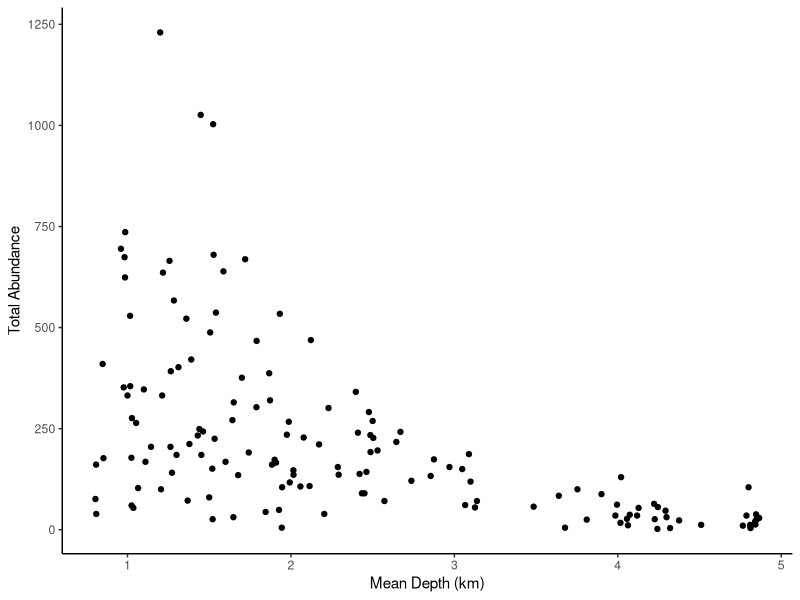
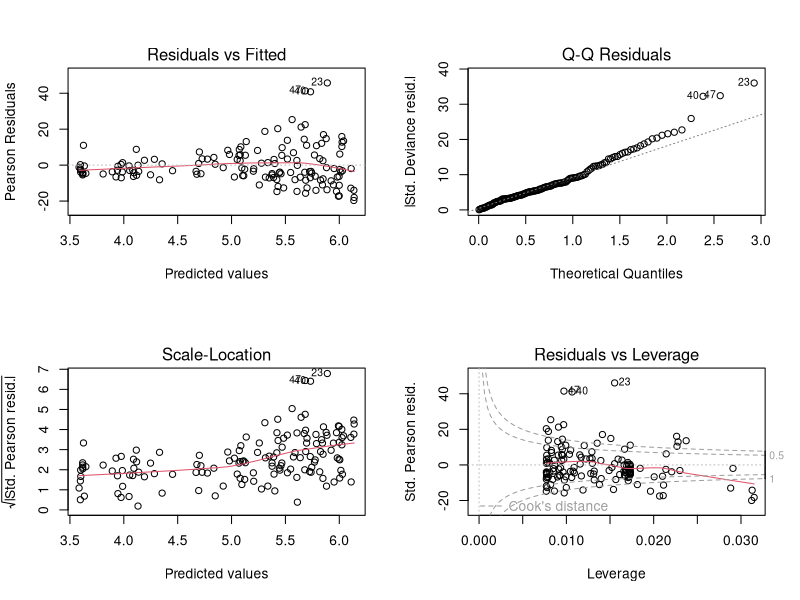
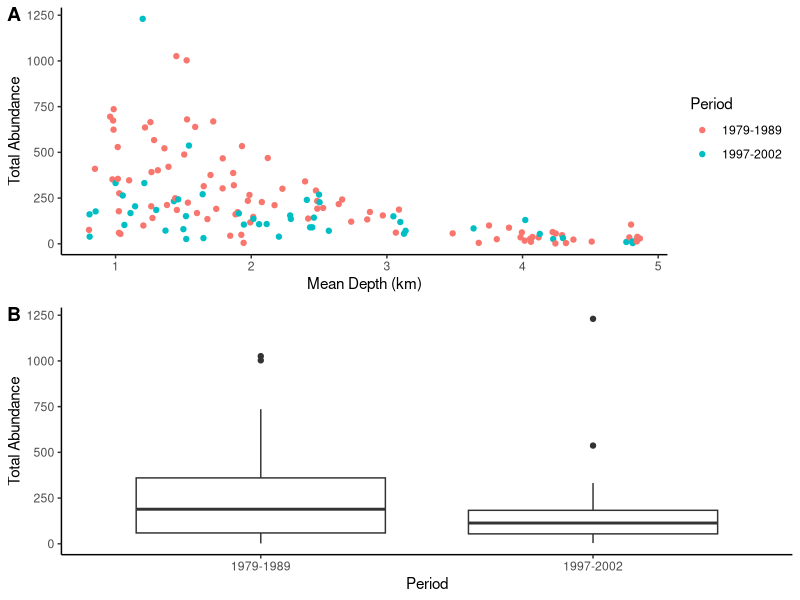
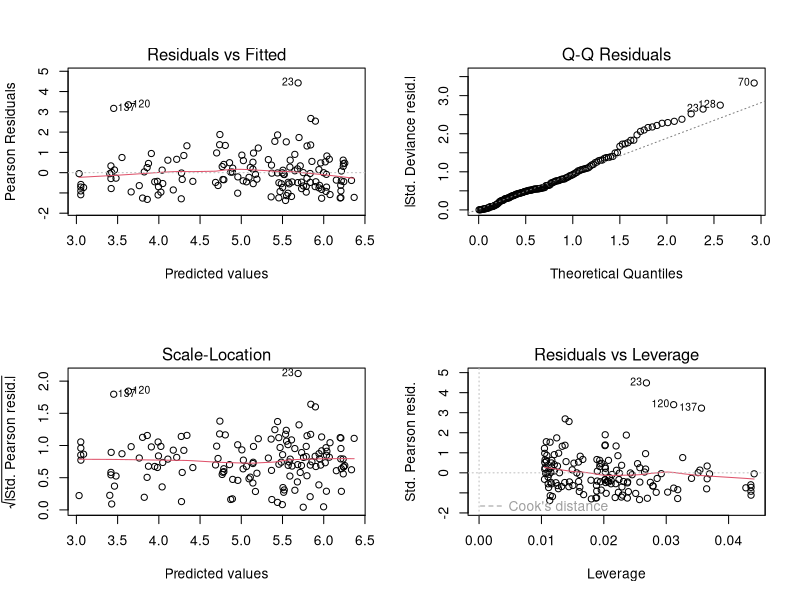
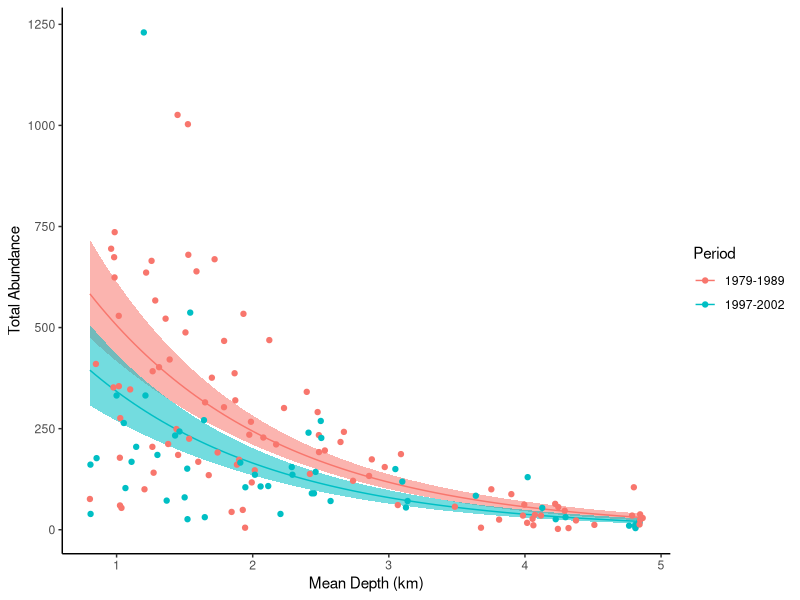
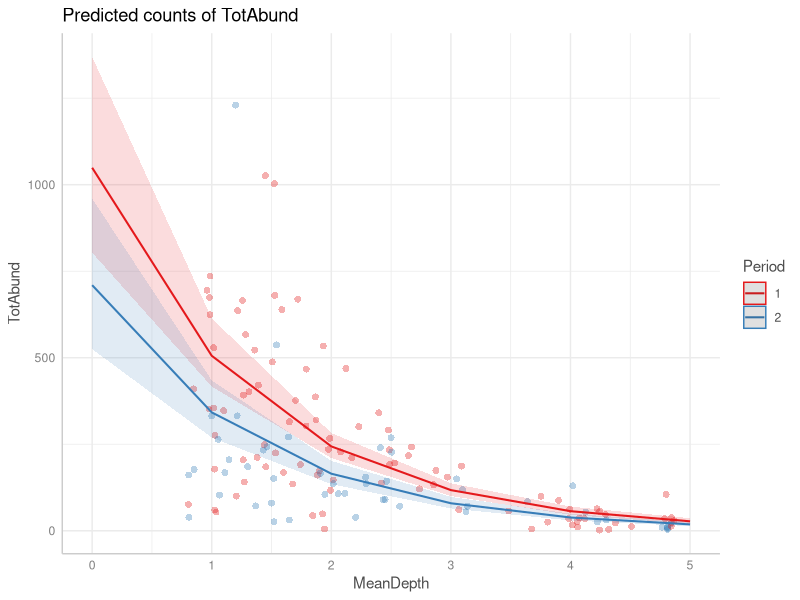

Generate these figures, in order, with R:
# housekeeping
rm(list = ls())

# loading packages
require(ggplot2)
require(MASS)
require(ggpubr)

# load and inspect data
fish <- read.csv("../data/fisheries.csv", stringsAsFactors = T)
str(fish)
    # dens= density
    # Period 1: 1979-1989. Period 2: 1997-2002
    # Xkm, Ykm- lengths of x and y areas sampled

ggplot(fish, aes(x=MeanDepth, y=TotAbund))+
    geom_point()+
    labs(x= "Mean Depth (km)", y = "Total Abundance")+
    theme_classic()

# fitting the model
M1 <- glm(TotAbund~MeanDepth, data = fish, family = "poisson")
summary(M1)

# check diagnostics
par(mfrow=c(2,2)) # par for partition
plot(M1)
    # many outliers

sum(cooks.distance(M1)>1)
    # 29 outliers- keep this in mind!

15770/144
    # dispersion parameter = 109.5
    # massively overdispersed

# why the overdispersion?
    # missing covariates/interactions?
    # inherent dependency?

# exploring adding additional covariate
scatterplot<- ggplot(fish, aes(x = MeanDepth, y = TotAbund,
color=factor(Period)))+
    geom_point()+
    labs(x= "Mean Depth (km)", y="Total Abundance")+
    theme_classic()+
    scale_color_discrete(name="Period", labels=c("1979-1989", "1997-2002"))
boxplot<- ggplot(fish, aes(x=factor(Period, labels=c("1979-1989", "1997-2002")), y=TotAbund))+
    geom_boxplot()+
    theme_classic()+
    labs(x="Period", y="Total Abundance")
ggarrange(scatterplot, boxplot, labels = c("A","B"), ncol=1, nrow=2)
    # seems to be an effect
        # period 1 has higher abundance

# adding Period as fixed factor
fish$Period<- factor(fish$Period)
M2<- glm(TotAbund~MeanDepth*Period, data = fish, family = "poisson")
summary(M2)
anova(M2, test = "Chisq")
    # period does have a sig impact on the effect of MeanDepth on Totabund
    # can write 2 eqns
        # Period1: ln(TotAbund)= 6.83 - 0.66 * MeanDepth
        # Period2: 6.16- 0.54 * MeanDepth
14293/142
    # dispersion parameter = 100.65
    # still overdispersed

# fitting a negative binomial to reduce dispersion
M3 <- glm.nb(TotAbund~MeanDepth*Period, data = fish)
summary(M3)

anova(M3, test = "Chisq")
    # suggests there is no sig diff between the slopes
    # but there is sig diff between intercepts

# running a reduced model (without the interaction)
M4<- glm.nb(TotAbund~MeanDepth+Period, data = fish)
summary(M4)

anova(M4, test = "Chisq")

158.23/143
    # 1.11 dispersion parameter- not bad

# diagnostic plots
par(mfrow=c(2,2))
plot(M4)
    #looking ok

# preparing negative binomial model plot
range(fish$MeanDepth)

period1 <- data.frame(MeanDepth=seq(from=0.804, to=4.865, length=100),Period="1")
period2 <- data.frame(MeanDepth=seq(from=0.804, to=4.865, length=100), Period="2")
period1_predictions<-predict(M4, newdata=period1, type = "link", se.fit = T)
    # type = link preducts the fit and se on the log-linear scale
period2_predictions<- predict(M4, newdata = period2, type = "link", se.fit = TRUE)
period1$pred<- period1_predictions$fit
period1$se<- period1_predictions$se.fit
period1$upperCI<- period1$pred+(period1$se*1.96)
period1$lowerCI<- period1$pred-(period1$se*1.96)
period2$pred<- period2_predictions$fit
period2$se<- period2_predictions$se.fit
period2$upperCI<- period2$pred+(period2$se*1.96)
period2$lowerCI<- period2$pred-(period2$se*1.96)
complete<- rbind(period1, period2)

# making the plot
ggplot(complete, aes(x=MeanDepth, y=exp(pred)))+ 
  geom_line(aes(color=factor(Period)))+
  geom_ribbon(aes(ymin=exp(lowerCI), ymax=exp(upperCI), fill=factor(Period), alpha=0.3), show.legend = FALSE)+ 
  geom_point(fish, mapping = aes(x=MeanDepth, y=TotAbund, color=factor(Period)))+
  labs(y="Total Abundance", x="Mean Depth (km)")+
  theme_classic()+
  scale_color_discrete(name="Period", labels=c("1979-1989", "1997-2002"))

# simpler way to plot
require(ggeffects)

plot(ggpredict(M4, terms=c("MeanDepth", "Period")), show_data=T)
